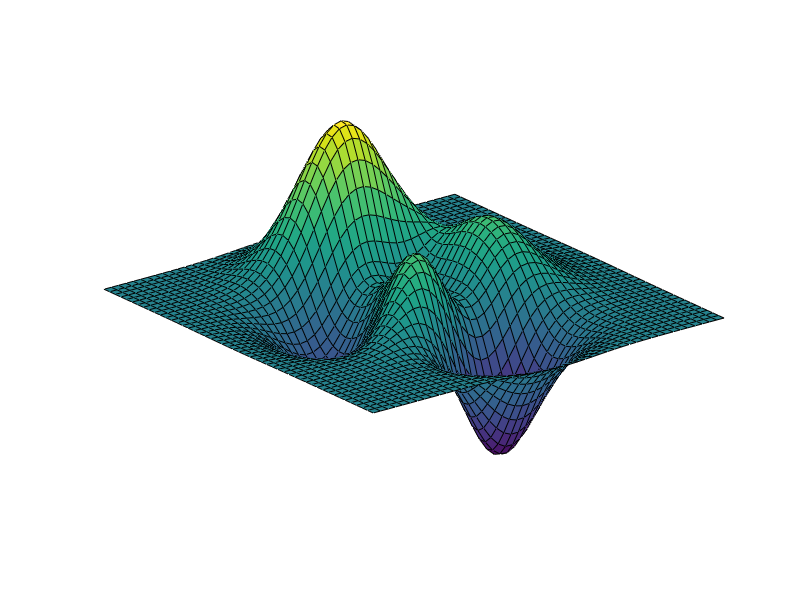

MATLAB code for this plot: (Note: this script raises an error after producing the figure.)
%% How to make an animated GIF
% This example animates the vibration of a membrane, captures a series of
% screen shots, and saves the animation as a GIF image file.
%
% Copyright 2008-2010 The MathWorks, Inc. 
%%
% <<../DancingPeaks.gif>>
%%
% The resulted animated GIF was embedded in this HTML page using the Image
% cell markup (see 
% <http://www.mathworks.com/access/helpdesk/help/techdoc/matlab_env/f6-30186.html#breug1i help for markup formatting>). 
%%
% Here's the M code.
Z = peaks; 
surf(Z)
axis tight
set(gca,'nextplot','replacechildren','visible','off')
f = getframe;
[im,map] = rgb2ind(f.cdata,256,'nodither');
im(1,1,1,20) = 0;
for k = 1:20 
  surf(cos(2*pi*k/20)*Z,Z)
  f = getframe;
  im(:,:,1,k) = rgb2ind(f.cdata,map,'nodither');
end
imwrite(im,map,'DancingPeaks.gif','DelayTime',0,'LoopCount',inf) %g443800
%%
% For more details about GIF settings |DelayTime| and |LoopCount| for desired
% effect see the 
% <http://www.mathworks.com/access/helpdesk/help/techdoc/ref/imwrite.html#f25-752355 help for |imwrite/gif|>. 
